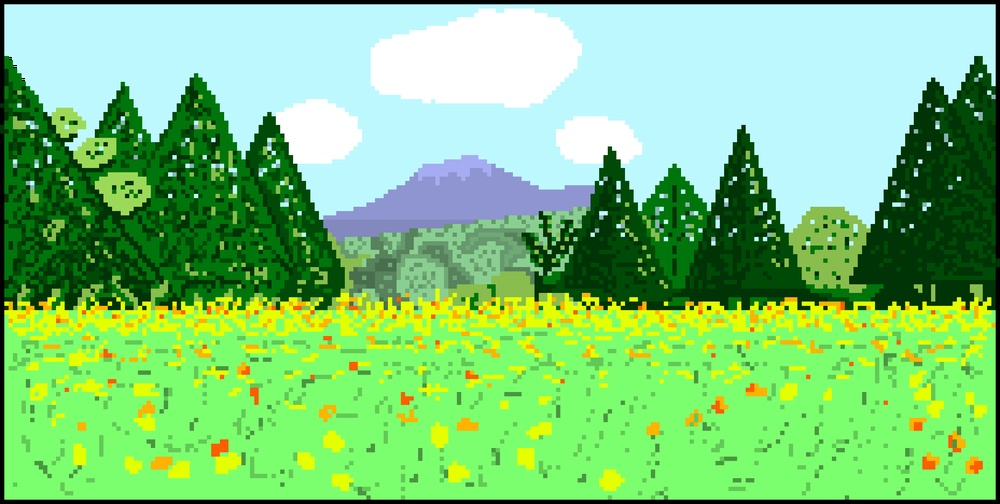
#> input picture Images/a.jpg, 1000 x 504 px, shrunk from 2320 x 1170 before the run, found by its file name
$ jupyter execute --allow-errors skimage.ipynb
#> lines starting #> are read from the running program, lines starting #| are printed output that depends on the picture
[cell 1]
from skimage import *
import numpy as np
from matplotlib import pyplot as plt
my_image = io.imread("images/a.jpg")
#> my_image is the input picture: shape (504, 1000, 3); mean R, G, B 126.2, 199.7, 122.5
plt.imshow(my_image)
print(my_image.min(), my_image.max())
#| 0 255

[cell 2]
random_image = np.random.random([500,500])
plt.imshow(random_image)
print(random_image.min(), random_image.max())
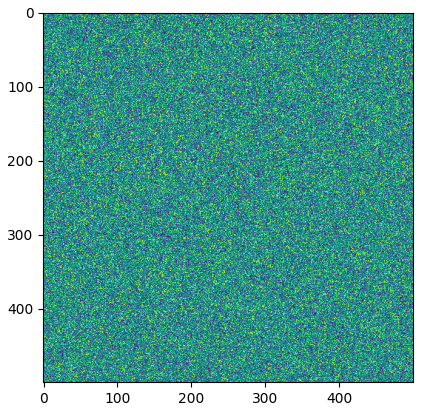
#> figure drawn by matplotlib, 1 panel

#> (a cell that did not finish here is left out)

[cell 4]
dark_image = my_image*0.5
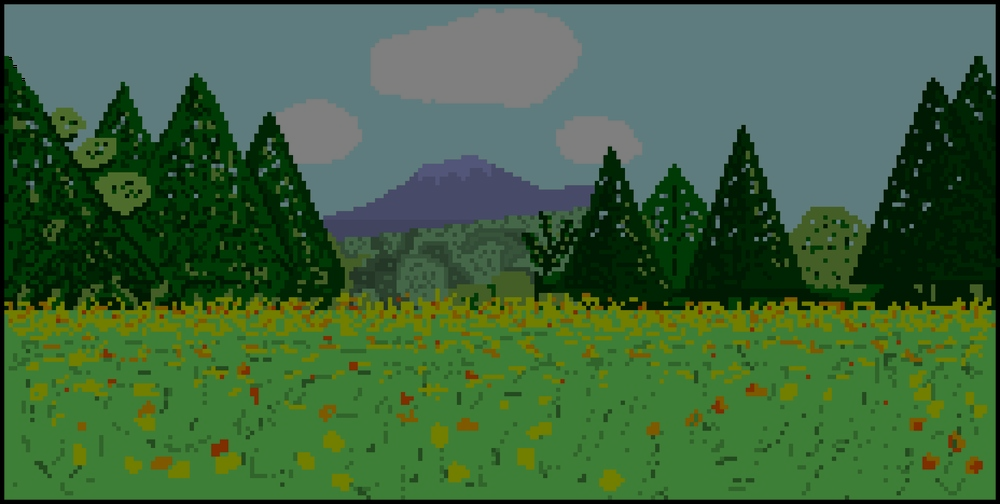
#> dark_image: shape (504, 1000, 3) float64; mean R, G, B 63.1, 99.8, 61.2
plt.imshow(dark_image)
print(dark_image.min(), dark_image.max())
#| 0.0 127.5
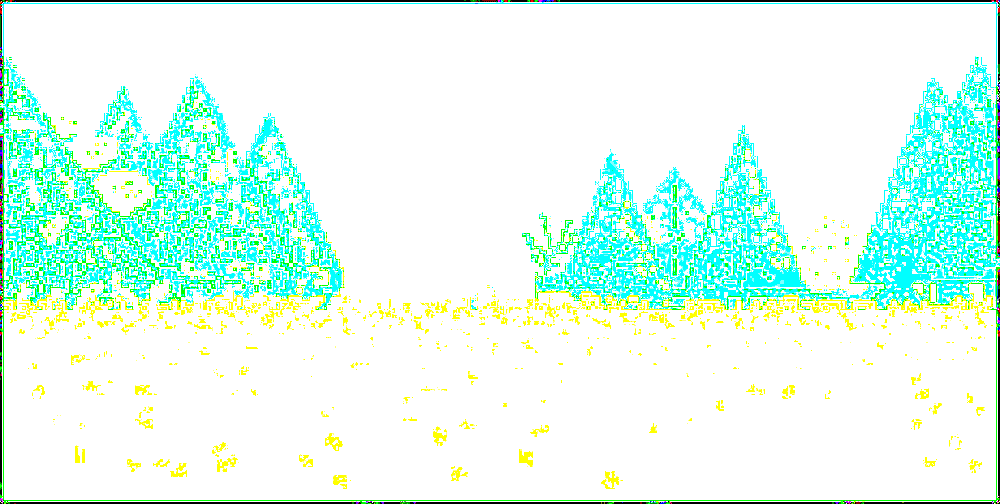
#> shown: shape (504, 1000, 3) float64; mean R, G, B 0.87, 0.989, 0.939

[cell 5]
my_image[10:200,10:200,:] = [255, 0,0]
plt.imshow(my_image)

[cell 6]
my_image[10:200,10:200,:] = [255, 255,0]
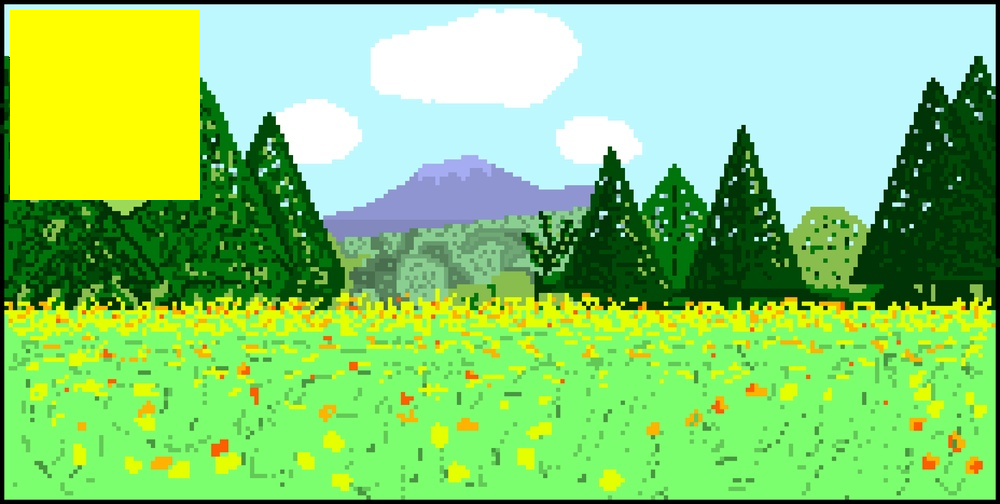
#> my_image: shape (504, 1000, 3); mean R, G, B 136.2, 204.6, 112
plt.imshow(my_image)

$ run again, with Images/shawls.PNG saved as Images/a.jpg
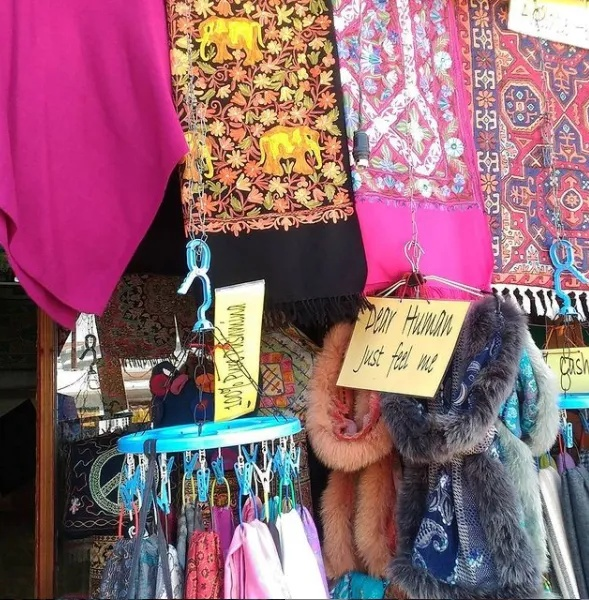
#> input picture Images/shawls.PNG, 589 x 600 px, found by its file name
#> my_image is the input picture: shape (600, 589, 3); mean R, G, B 145.8, 102.2, 114.7
#| 0 255
#| 0.0 127.5
#> `[cell 4] dark_image = my_image*0.5 plt.imshow(dark_image) print(dark_i..`:
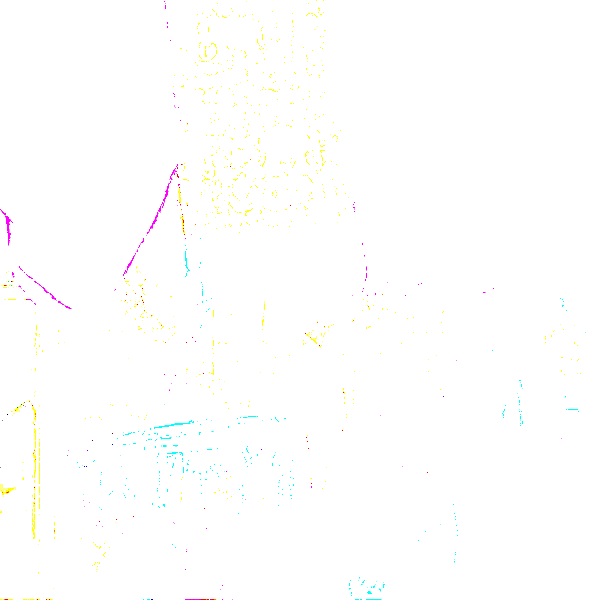
#> shown: shape (600, 589, 3) float64; mean R, G, B 0.998, 0.998, 0.995
#> `my_image[10:200,10:200,:] = [255, 255,0]`:
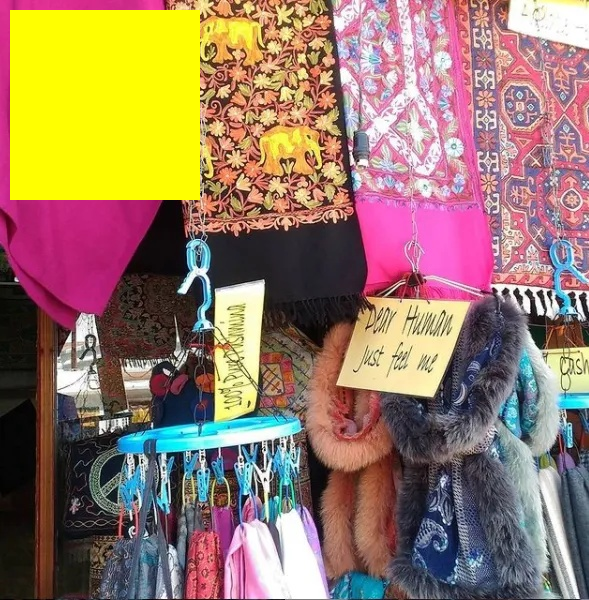
#> my_image: shape (600, 589, 3); mean R, G, B 151.9, 123.1, 102.3
